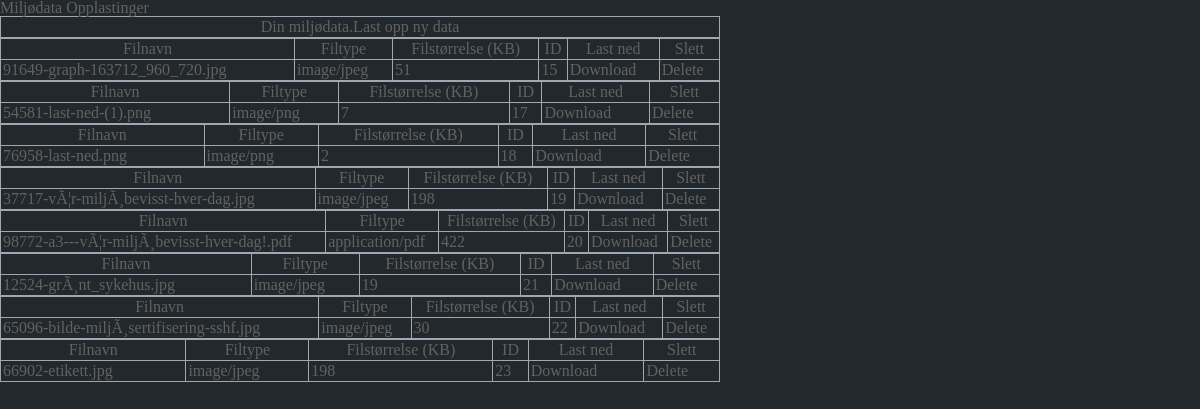
The app's page /files/view.php, older data.
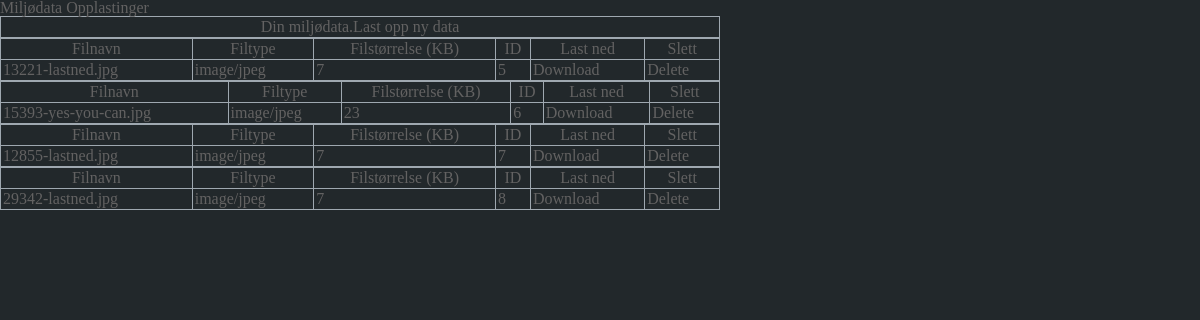
The same page, newer data.
### tables this page shows
CREATE TABLE `tbl_uploads` (
  `id` int(11) NOT NULL,
  `file` varchar(100) NOT NULL,
  `type` varchar(100) NOT NULL,
  `size` int(100) NOT NULL,
  `path` varchar(500) NOT NULL
);

### files/view.php (the view, shortened to what this page needs)
<?php
include_once '../includes/db_connect.php';
?>
<!DOCTYPE html>
<html xmlns="http://www.w3.org/1999/xhtml">
<head>
<link rel="stylesheet" href="style.css" type="text/css" />
</head>
<body>
<div id="header">
<label>Miljødata Opplastinger</label>
</div>
<div id="body">
	<table width="60%" border="1">
    <th colspan="6">Din miljødata.<label><a href="filemanager.php">Last opp ny data</a></label></th>
    <?php
	$sql="SELECT * FROM tbl_uploads";
	$result_set=mysqli_query($mysqli, $sql);
	while($row=mysqli_fetch_array($result_set)){
		echo "<table width=60% border='1' cellpadding='10'>";
		echo "<tr> <th>Filnavn</th> <th>Filtype</th> <th>Filstørrelse (KB)</th> <th>ID</th> <th>Last ned</th> <th>Slett</th> </tr>";
		echo "<tr>";
		echo '<td>' . $row['file'] . '</td>';
		echo '<td>' . $row['type'] . '</td>';
		echo '<td>' . $row['size'] . '</td>';
		echo '<td>' . $row['id'] . '</td>';
		echo '<td><a href="download.php?id=' . $row['id'] . '">Download</a></td>';
		echo '<td><a href="delete.php?id=' . $row['id'] . '">Delete</a></td>';
		echo "</tr>";
		echo "</table>";
	}
		?>
</div>
</body>
</html>

### css/style.css (style rules this page uses)
div { font-family: mainFont; }
html { width:100% }
body { position:relative; background:#22282b; color:#636262; font:300 18px/24px; font-family: mainFont; }
a { text-decoration:none; color:inherit; outline:0; -webkit-transition:.5s ease; transition:.5s ease }
table td,th { padding:2px; border: solid #9fa8b0 1px; border-collapse:collapse; }

### css/grid.css (style rules this page uses)
html, body, div, span, applet, object, iframe, h1, h2, h3, h4, h5, h6, h7, p, blockquote, pre, a, abbr, acronym, address, big, cite, code, del, dfn, em, img, ins, kbd, q, s, samp, small, strike, strong, sub, sup, tt, var, b, u, i, center, dl, dt, dd, ol, ul, li, fieldset, form, label, legend, table, caption, tbody, tfoot, thead, tr, th, td, article, aside, canvas, details, embed, figure, figcaption, footer, header, hgroup, menu, nav, output, ruby, section, summary, time, mark, audio, video { margin: 0; padding: 0; border: 0; font-size: 100%; font: inherit; vertical-align: top; }
body { line-height: 1; }
table { border-collapse: collapse; border-spacing: 0; }
body { min-width: 1200px; }

Row changes from the older to the newer data that the page shows:
removed tbl_uploads: file "91649-graph-163712_960_720.jpg", type "image/jpeg", size "51", id "15"
removed tbl_uploads: file "54581-last-ned-(1).png", type "image/png", size "7", id "17"
removed tbl_uploads: file "76958-last-ned.png", type "image/png", size "2", id "18"
removed tbl_uploads: file "37717-vÃ¦r-miljÃ¸bevisst-hver-dag.jpg", type "image/jpeg", size "198", id "19"
removed tbl_uploads: file "98772-a3---vÃ¦r-miljÃ¸bevisst-hver-dag!.pdf", type "application/pdf", size "422", id "20"
removed tbl_uploads: file "12524-grÃ¸nt_sykehus.jpg", type "image/jpeg", size "19", id "21"
removed tbl_uploads: file "65096-bilde-miljÃ¸sertifisering-sshf.jpg", type "image/jpeg", size "30", id "22"
removed tbl_uploads: file "66902-etikett.jpg", type "image/jpeg", size "198", id "23"
added tbl_uploads: file "13221-lastned.jpg", type "image/jpeg", size "7", id "5"
added tbl_uploads: file "15393-yes-you-can.jpg", type "image/jpeg", size "23", id "6"
added tbl_uploads: file "12855-lastned.jpg", type "image/jpeg", size "7", id "7"
added tbl_uploads: file "29342-lastned.jpg", type "image/jpeg", size "7", id "8"
